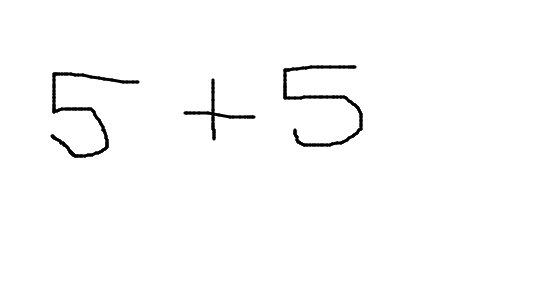
#> input picture Equation-Solver-main/internals/input.png, 550 x 300 px
$ python -i segmentor.py   (imports and definitions only)
#> lines starting #> are read from the running program, lines starting #| are printed output that depends on the picture; after the words box and inside, x2 and y2 are one past the last pixel; in counts of white or black regions, pixels touching at a corner belong together; long printed decimals are rounded
import os
import sys
import cv2
import numpy as np
import matplotlib.pyplot as plt
root = os.getcwd()
OUTPUT_DIR = os.path.join(root, 'segmented')

def line_array(x):
	upper, lower = [], []
	for y in range(5, len(x) - 5):
		s_a, s_p = strtline(y, x)
		e_a, e_p = endline(y, x)
		if s_a >= 7 and s_p >= 5:
			upper.append(y)
		if e_a >= 5 and e_p >= 7:
			lower.append(y)
	return upper, lower

def strtline(y, array):
	prev,ahead = 0,0
	for i in array[y:y+10]:
		if i > 3:
			ahead += 1
	for i in array[y-10:y]:
		if i==0:
			prev += 1
	return ahead, prev

def endline(y, array):
	ahead = 0
	prev = 0
	for i in array[y:y+10]:
		if i==0:
			ahead += 1
	for i in array[y-10:y]:
		if i > 3:
			prev += 1
	return ahead, prev

def endline_word(y, array, a):
	ahead = 0
	prev = 0
	for i in array[y:y+2*a]:
		if i < 2:
			ahead += 1
	for i in array[y-a:y]:
		if i > 2:
			prev += 1
	return prev ,ahead

def end_line_array(array, a):
	list_endlines = []
	for y in range(len(array)):
		e_p, e_a = endline_word(y, array, a)
		# print(e_p, e_a)
		if e_a >= int(1.5*a) and e_p >= int(0.7*a):
			list_endlines.append(y)
	return list_endlines

def refine_endword(array):
	refine_list = []
	for y in range(len(array)-1):
		if array[y]+1 < array[y+1]:
			refine_list.append(array[y])

	if len(array) != 0:
		refine_list.append(array[-1])
	return refine_list

def refine_array(array_upper, array_lower):
	upper, lower = [], []
	for y in range(len(array_upper)-1):
		if array_upper[y] + 5 < array_upper[y+1]:
			upper.append(array_upper[y]-10)
	for y in range(len(array_lower)-1):
		if array_lower[y] + 5 < array_lower[y+1]:
			lower.append(array_lower[y]+10)
	upper.append(array_upper[-1]-10)
	lower.append(array_lower[-1]+10)
	return upper, lower

def letter_width(contours):
	letter_width_sum = 0
	count = 0
	for cnt in contours:
		if cv2.contourArea(cnt) > 20:
			x,y,w,h = cv2.boundingRect(cnt)
			letter_width_sum += w
			count += 1
	return letter_width_sum/count


def end_wrd_dtct(lines, i, bin_img, mean_lttr_width, total_width):
	count_y = np.zeros(shape = total_width)
	for x in range(total_width):
		for y in range(lines[i][0],lines[i][1]):
			if bin_img[y][x] == 255:
				count_y[x] += 1

	end_lines = end_line_array(count_y, int(mean_lttr_width))
	endlines = refine_endword(end_lines)
	return endlines

def get_letter_rect(k, contours):
	valid = True
	x,y,w,h = cv2.boundingRect(contours[k])
	for i in range(len(contours)):
		cnt = contours[i]
		if i == k:
			continue
		elif cv2.contourArea(cnt) < 50:
			continue

		x1,y1,w1,h1 = cv2.boundingRect(cnt)

		if abs(x1 + w1/2 - (x + w/2)) < 50:
			if y1 > y:
				h = abs(y - (y1 + h1))
				w = abs(x - (x1 + w1))
			else:
				valid = False
			break

	return (valid,x,y,w,h)

def letter_seg(lines_img, x_lines, i):
	copy_img = lines_img[i].copy()
	x_linescopy = x_lines[i].copy()

	letter_img = []
	letter_k = []

	contours, hierarchy = cv2.findContours(copy_img,cv2.RETR_EXTERNAL,cv2.CHAIN_APPROX_SIMPLE)
	for k in range(len(contours)):
		cnt = contours[k]
		if cv2.contourArea(cnt) < 50:
			continue

		valid,x,y,w,h = get_letter_rect(k, contours)
		if valid:
			letter_k.append((x,y,w,h))

	letter = sorted(letter_k, key=lambda student: student[0])

	word = 1
	letter_index = 0
	for e in range(len(letter)):
		if(letter[e][0]<x_linescopy[0]):
			letter_index += 1
			letter_img_tmp = lines_img[i][letter[e][1]-5:letter[e][1]+letter[e][3]+5,letter[e][0]-5:letter[e][0]+letter[e][2]+5]
			letter_img = letter_img_tmp#cv2.resize(letter_img_tmp, dsize =(28, 28), interpolation = cv2.INTER_AREA)
			cv2.imwrite(os.path.join(OUTPUT_DIR, str(i+1)+'_'+str(word)+'_'+str(letter_index)+'.jpg'), 255-letter_img)
		else:
			x_linescopy.pop(0)
			word += 1
			letter_index = 1
			letter_img_tmp = lines_img[i][letter[e][1]-5:letter[e][1]+letter[e][3]+5,letter[e][0]-5:letter[e][0]+letter[e][2]+5]
			letter_img = cv2.resize(letter_img_tmp, dsize =(28, 28), interpolation = cv2.INTER_AREA)
			cv2.imwrite(OUTPUT_DIR+str(i+1)+'_'+str(word)+'_'+str(letter_index)+'.jpg', 255-letter_img)

def image_segmentation(filepath):
#> called with filepath = 'internals/input.png'
	print("\n........Program Initiated.......\n")
	src_img = cv2.imread(filepath, cv2.IMREAD_GRAYSCALE)
#> src_img is the input picture: shape (300, 550); min 0, max 255, mean 251.5
	orig_height, orig_width = src_img.shape
#> orig_height = 300; orig_width = 550

	print("\n Resizing Image........")
	width = 1320
	height = int(width * orig_height / orig_width)
#> height = 720
	src_img = cv2.resize(src_img, dsize=(width, height), interpolation=cv2.INTER_AREA)
#> src_img: shape (720, 1320)

	print("#---------Image Info:--------#")
	print("\tHeight =", height, "\n\tWidth =", width)
#| 	Height = 720
#| 	Width = 1320
	PIXEL_SET = 255
	kernel_size = 21
	normalized_mean = 20
	bin_img = cv2.adaptiveThreshold(src_img, PIXEL_SET, cv2.ADAPTIVE_THRESH_MEAN_C, cv2.THRESH_BINARY_INV, kernel_size,
									normalized_mean)
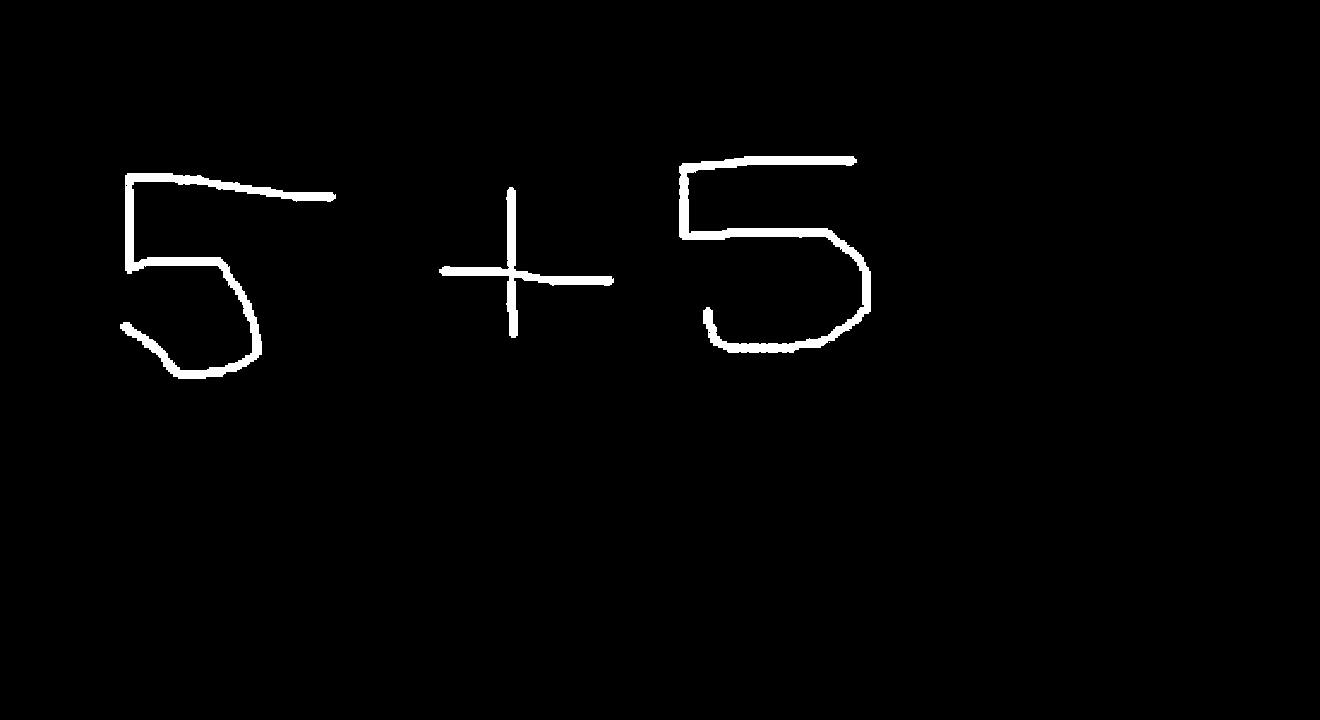
#> bin_img: shape (720, 1320); 1.5% white; 4 white regions (1 under 20 px), largest, box (x1, y1, x2, y2) and area: (679, 156, 871, 353) 6012, (120, 173, 336, 379) 5671, (439, 187, 614, 338) 2751

	print("Noise Removal")
	kernel = cv2.getStructuringElement(cv2.MORPH_ELLIPSE, (3, 3))
	final_thr = cv2.morphologyEx(bin_img, cv2.MORPH_CLOSE, kernel)
#> final_thr: shape (720, 1320); 1.5% white; 3 white regions, box (x1, y1, x2, y2) and area: (679, 156, 871, 353) 6097, (120, 173, 336, 379) 5777, (439, 187, 614, 338) 2770
	contr_retrival = final_thr.copy()
	print("Character Segmentation")
	count_x = np.zeros(shape=(height))
#> count_x = 720 values from 0 to 0
	for y in range(height):
		for x in range(width):
			if bin_img[y][x] == PIXEL_SET:
				count_x[y] += 1

	upper_lines, lower_lines = line_array(count_x)
	upperlines, lowerlines = refine_array(upper_lines, lower_lines)
#> upperlines = [151]; lowerlines = [392]

	if len(upperlines) == len(lowerlines):
		lines = []
		for y in upperlines:
			final_thr[y][:] = PIXEL_SET
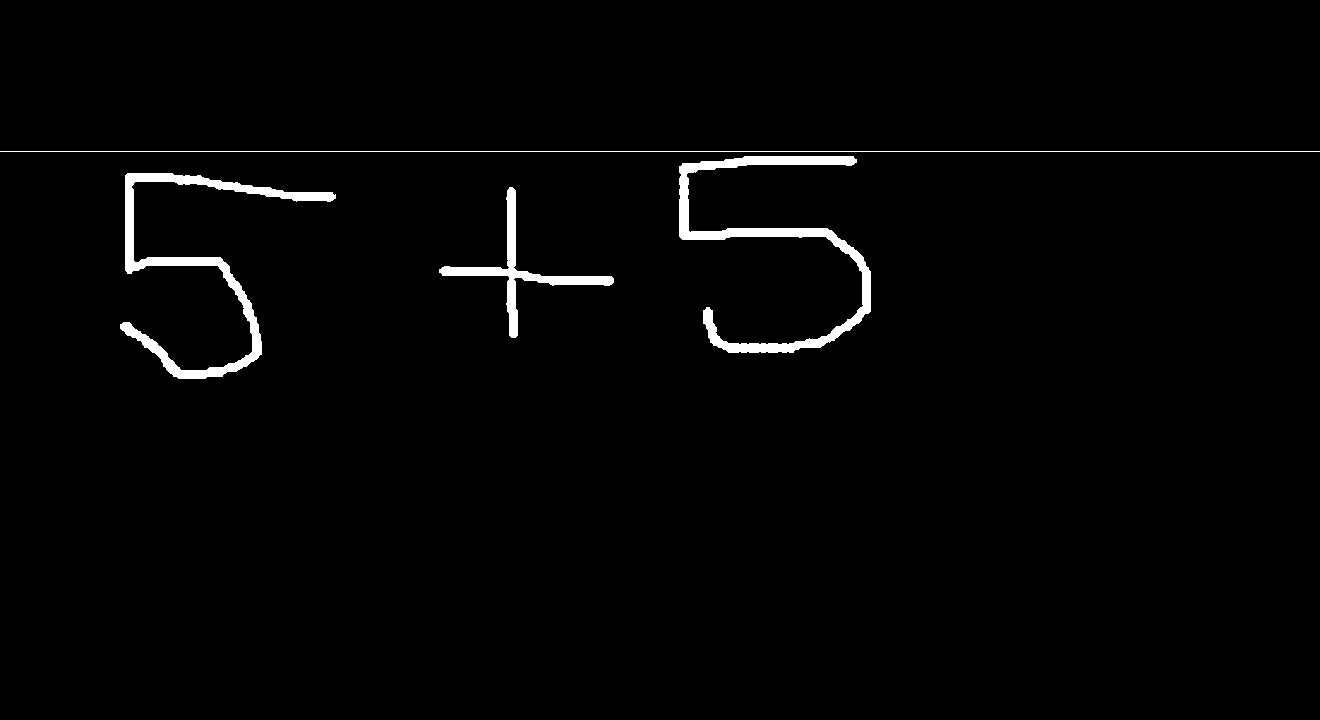
#> final_thr: shape (720, 1320); 1.7% white; 4 white regions, box (x1, y1, x2, y2) and area: (679, 156, 871, 353) 6097, (120, 173, 336, 379) 5777, (439, 187, 614, 338) 2770, (0, 151, 1320, 152) 1320
		for y in lowerlines:
			final_thr[y][:] = PIXEL_SET
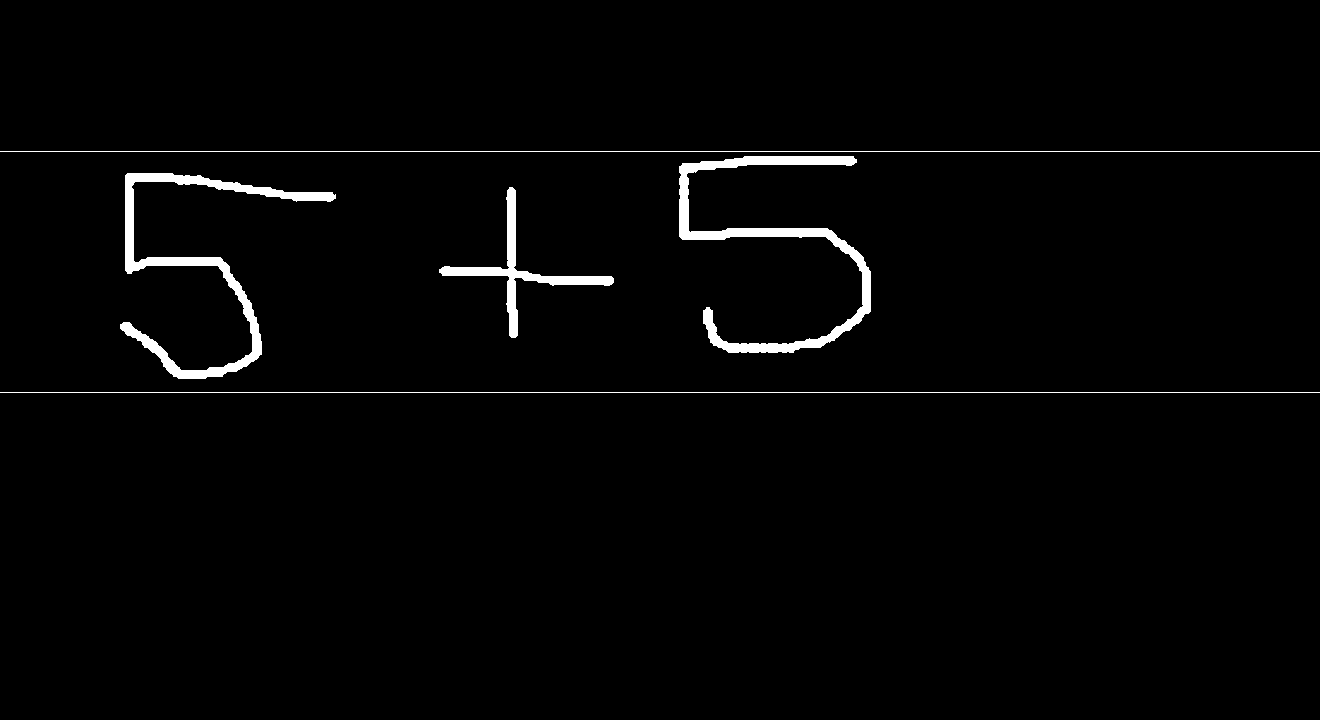
#> final_thr: shape (720, 1320); 1.8% white; 5 white regions
		for y in range(len(upperlines)):
			lines.append((upperlines[y], lowerlines[y]))
#> after the loop, lines = [(151, 392)]
	else:
		print("Unable to process the noisy image")
		showimages()
		k = cv2.waitKey(0)
		while 1:
			k = cv2.waitKey(0)
			if k & 0xFF == ord('q'):
				cv2.destroyAllWindows()
				exit()

	lines = np.array(lines)
#> lines = [[151, 392]]
	no_of_lines = len(lines)
#> no_of_lines = 1
	print("\nLines :", no_of_lines)
#| Lines : 1

	lines_img = []
	for i in range(no_of_lines):
		lines_img.append(bin_img[lines[i][0]:lines[i][1], :])
#> after the loop, lines_img = 1 item

	contours, hierarchy = cv2.findContours(contr_retrival, cv2.RETR_EXTERNAL, cv2.CHAIN_APPROX_SIMPLE)
#> contours = 3 contours; box (x1, y1, x2, y2) and area: (679, 156, 871, 353) 5435, (120, 173, 336, 379) 5144, (439, 187, 614, 338) 2452
	cv2.drawContours(src_img, contours, -1, (0, 255, 0), 1)
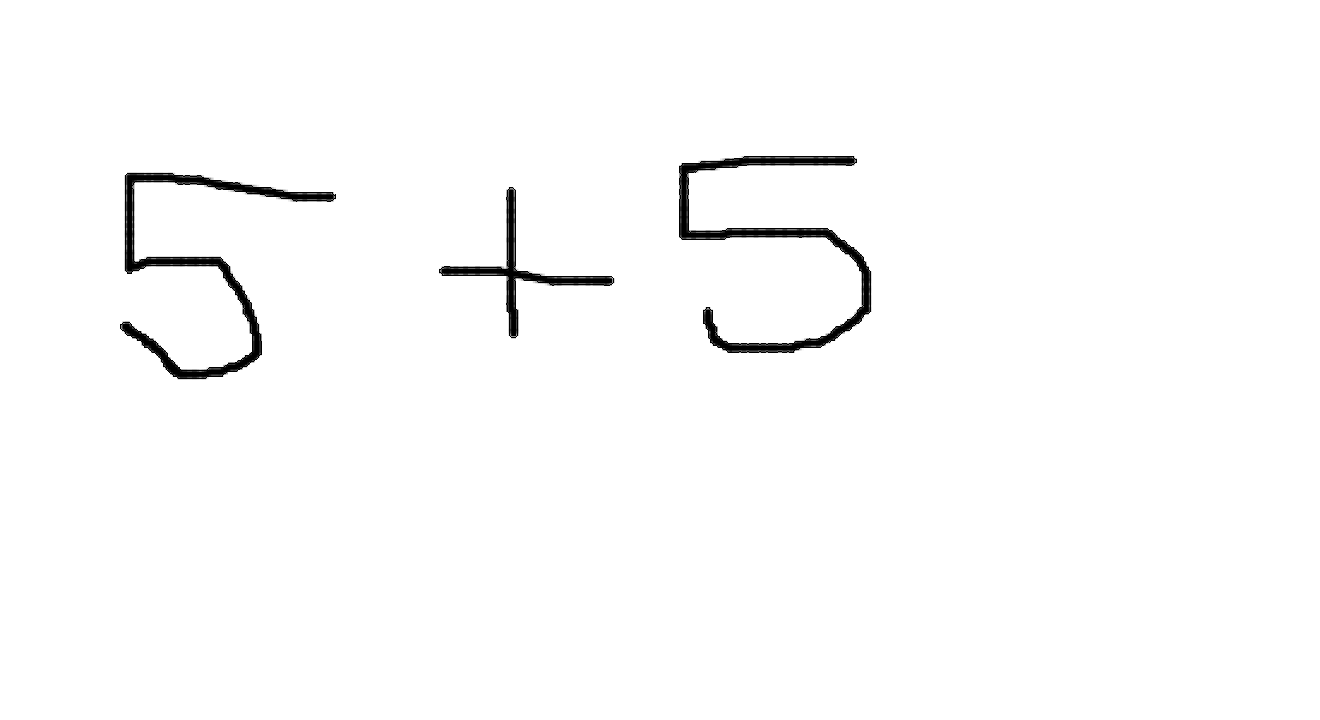
#> src_img: shape (720, 1320); min 0, max 255, mean 251.2

	mean_lttr_width = letter_width(contours)
#> the loop in letter_width, `for cnt in contours:` made 3 passes
#> (x, y, w, h, letter_width_sum) on passes 1 to 3: (439, 187, 175, 151, 175), (120, 173, 216, 206, 391), (679, 156, 192, 197, 583)
#> after the loop in letter_width, `for cnt in contours:`: count = 3; letter_width_sum = 583
#> mean_lttr_width = 194.3
	print("\nAverage Width of Each Letter:- ", mean_lttr_width)
#| Average Width of Each Letter:-  194.333
	x_lines = []

	for i in range(len(lines_img)):
		x_lines.append(end_wrd_dtct(lines, i, bin_img, mean_lttr_width, width))
#> this loop made 1 pass

	for i in range(len(x_lines)):
		x_lines[i].append(width)
#> this loop made 1 pass
	for i in range(len(lines)):
		letter_seg(lines_img, x_lines, i)
#> this loop made 1 pass
#> pass 1, in letter_seg, `cv2.imwrite(os.path.join(OUTPUT_DIR, str(i+1)+'_'+str(word)+'_'+str(le..`:
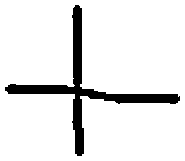
#> saved as 1_1_2.jpg: shape (161, 185); 90.8% white; 1 black region, box (x1, y1, x2, y2) and area: (5, 5, 180, 156) 2751
#> pass 1, in letter_seg, `cv2.imwrite(os.path.join(OUTPUT_DIR, str(i+1)+'_'+str(word)+'_'+str(le..`:
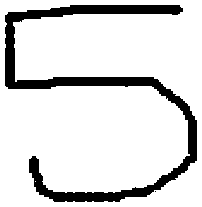
#> saved as 1_1_3.jpg: shape (207, 202); 85.6% white; 2 black regions (1 under 20 px), largest, box (x1, y1, x2, y2) and area: (5, 5, 197, 202) 6012
	contours, hierarchy = cv2.findContours(bin_img, cv2.RETR_EXTERNAL, cv2.CHAIN_APPROX_SIMPLE)
	for cnt in contours:
		if cv2.contourArea(cnt) > 20:
			x, y, w, h = cv2.boundingRect(cnt)
			cv2.rectangle(src_img, (x, y), (x + w, y + h), (0, 255, 0), 2)
#> this loop made 4 passes
#> cnt on pass 1: [[829, 342]]
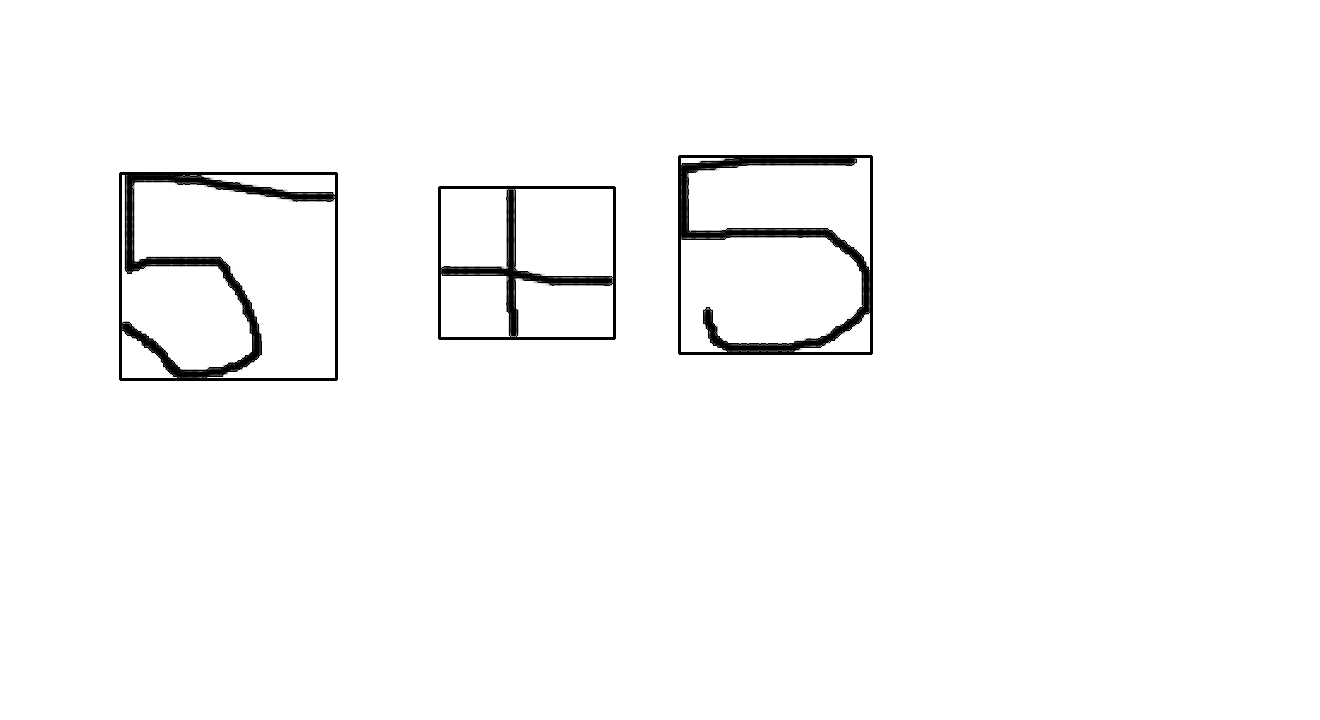
#> src_img: shape (720, 1320); 0.68% of pixels changed, all inside (x1, y1, x2, y2) = (119, 155, 873, 381)

>>> result = image_segmentation('internals/input.png')
